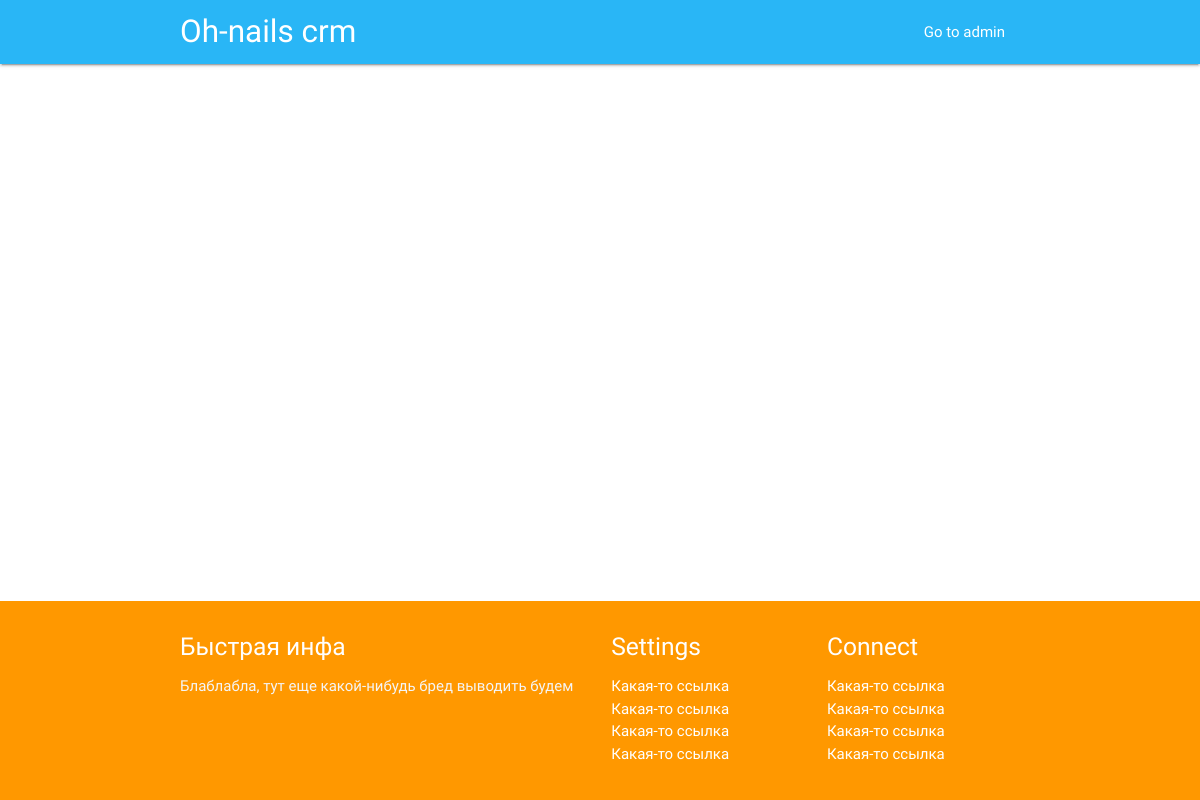
Before: /works/ (signed in) with the older database file.
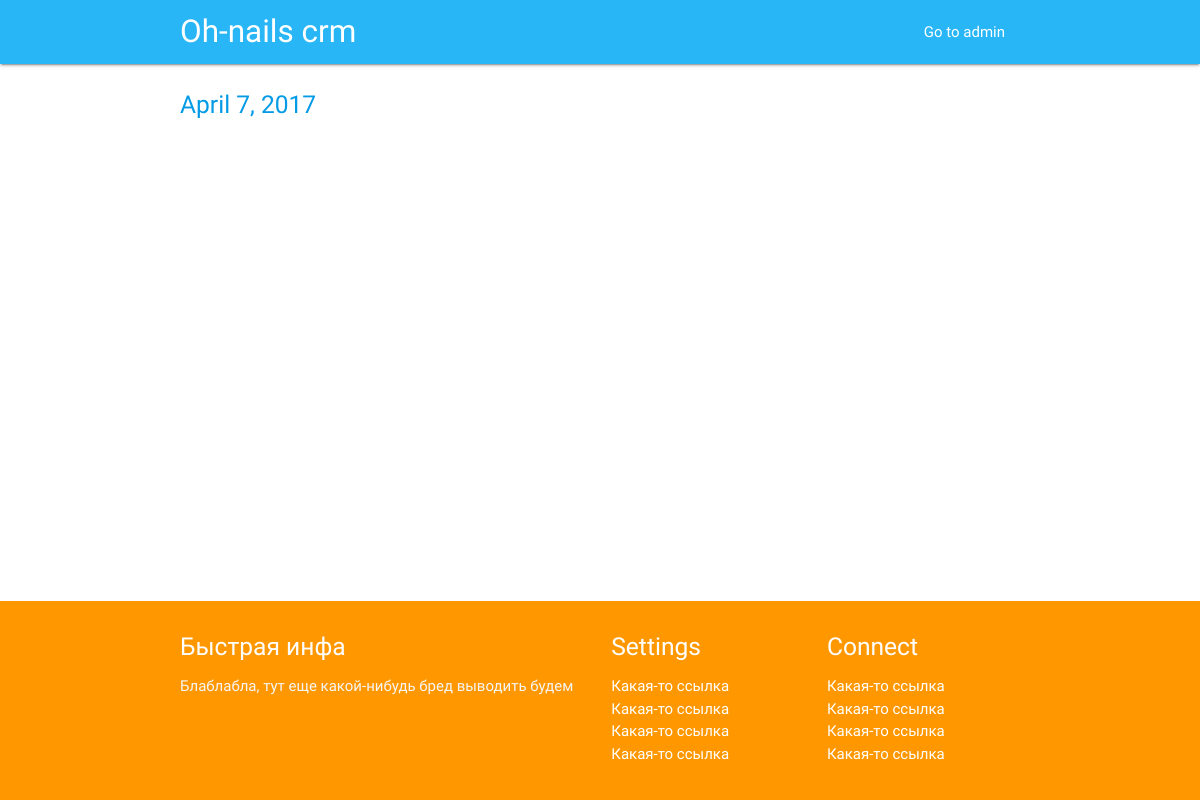
After: the same page with the newer database file.
### core/models.py (models this page shows, shortened)
class work(models.Model):
    work_uuid = models.UUIDField
    date = models.DateField(default=timezone.now)
    cost = models.IntegerField(default=0)
    photo = models.FileField(upload_to='works/%Y/%m/%d')
    client = models.CharField(max_length=300, default='Выбери клиента')

### core/views.py (the view)
# urls.py: url(r'^works/$', views.work_list, name='work_list'),
@login_required
def work_list(request):
    works = work.objects.all()
    return render(request, 'work_list.html', {'works': works})

### core/templates/work_list.html (shortened to what this page needs)
{% extends 'base.html' %}
{% block content %}
  <div class="container">
    <div class="section">
        {% for work in works %}
        <h5><a href="{% url 'work_detail' pk=work.pk %}">{{ work.date }}</a></h5>
        {% endfor %}
    </div>
  </div>
{% endblock %}

Changed rows visible on the page:
added work: date "April 7, 2017"
